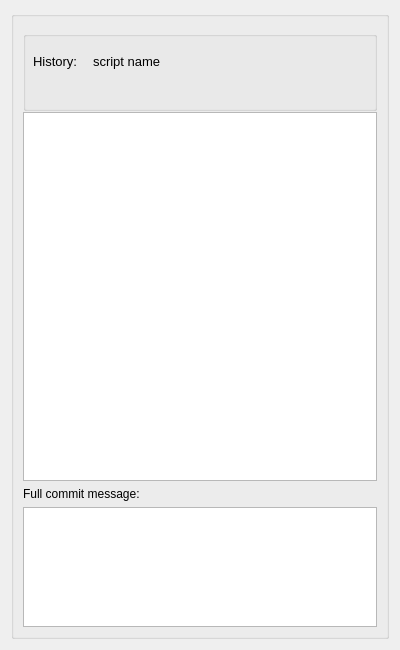
<?xml version="1.0" encoding="UTF-8"?>
<ui version="4.0">
 <class>HistoryWindow</class>
 <widget class="QWidget" name="HistoryWindow">
  <property name="geometry">
   <rect>
    <x>0</x>
    <y>0</y>
    <width>400</width>
    <height>650</height>
   </rect>
  </property>
  <property name="minimumSize">
   <size>
    <width>400</width>
    <height>650</height>
   </size>
  </property>
  <property name="windowTitle">
   <string>Scripts's history</string>
  </property>
  <layout class="QVBoxLayout" name="verticalLayout_2">
   <item>
    <widget class="QGroupBox" name="groupBox">
     <property name="sizePolicy">
      <sizepolicy hsizetype="Expanding" vsizetype="Expanding">
       <horstretch>0</horstretch>
       <verstretch>0</verstretch>
      </sizepolicy>
     </property>
     <property name="title">
      <string/>
     </property>
     <layout class="QVBoxLayout" name="verticalLayout">
      <item>
       <widget class="QGroupBox" name="TopPanel">
        <property name="sizePolicy">
         <sizepolicy hsizetype="Expanding" vsizetype="Expanding">
          <horstretch>0</horstretch>
          <verstretch>0</verstretch>
         </sizepolicy>
        </property>
        <property name="minimumSize">
         <size>
          <width>0</width>
          <height>80</height>
         </size>
        </property>
        <property name="maximumSize">
         <size>
          <width>16777215</width>
          <height>70</height>
         </size>
        </property>
        <property name="font">
         <font>
          <pointsize>10</pointsize>
         </font>
        </property>
        <property name="title">
         <string/>
        </property>
        <widget class="QLabel" name="ScriptNameLabel">
         <property name="geometry">
          <rect>
           <x>70</x>
           <y>20</y>
           <width>271</width>
           <height>21</height>
          </rect>
         </property>
         <property name="font">
          <font>
           <pointsize>10</pointsize>
          </font>
         </property>
         <property name="text">
          <string>script name</string>
         </property>
        </widget>
        <widget class="QLabel" name="ScriptNameLabel_2">
         <property name="geometry">
          <rect>
           <x>10</x>
           <y>20</y>
           <width>61</width>
           <height>21</height>
          </rect>
         </property>
         <property name="font">
          <font>
           <pointsize>10</pointsize>
          </font>
         </property>
         <property name="text">
          <string>History:</string>
         </property>
        </widget>
        <widget class="QLabel" name="hashLabel">
         <property name="geometry">
          <rect>
           <x>10</x>
           <y>50</y>
           <width>131</width>
           <height>16</height>
          </rect>
         </property>
         <property name="text">
          <string/>
         </property>
        </widget>
       </widget>
      </item>
      <item>
       <widget class="QTableView" name="HistoryTableView">
        <property name="font">
         <font>
          <pointsize>10</pointsize>
         </font>
        </property>
        <property name="editTriggers">
         <set>QAbstractItemView::NoEditTriggers</set>
        </property>
        <attribute name="horizontalHeaderStretchLastSection">
         <bool>true</bool>
        </attribute>
        <attribute name="verticalHeaderVisible">
         <bool>false</bool>
        </attribute>
        <attribute name="verticalHeaderStretchLastSection">
         <bool>false</bool>
        </attribute>
       </widget>
      </item>
      <item>
       <widget class="QLabel" name="LowerLabel">
        <property name="text">
         <string>Full commit message:</string>
        </property>
       </widget>
      </item>
      <item>
       <widget class="QTextEdit" name="CommitMessageTextEdit">
        <property name="minimumSize">
         <size>
          <width>0</width>
          <height>80</height>
         </size>
        </property>
        <property name="maximumSize">
         <size>
          <width>16777215</width>
          <height>120</height>
         </size>
        </property>
        <property name="font">
         <font>
          <pointsize>10</pointsize>
         </font>
        </property>
        <property name="readOnly">
         <bool>true</bool>
        </property>
       </widget>
      </item>
     </layout>
    </widget>
   </item>
  </layout>
 </widget>
 <resources/>
 <connections/>
</ui>
